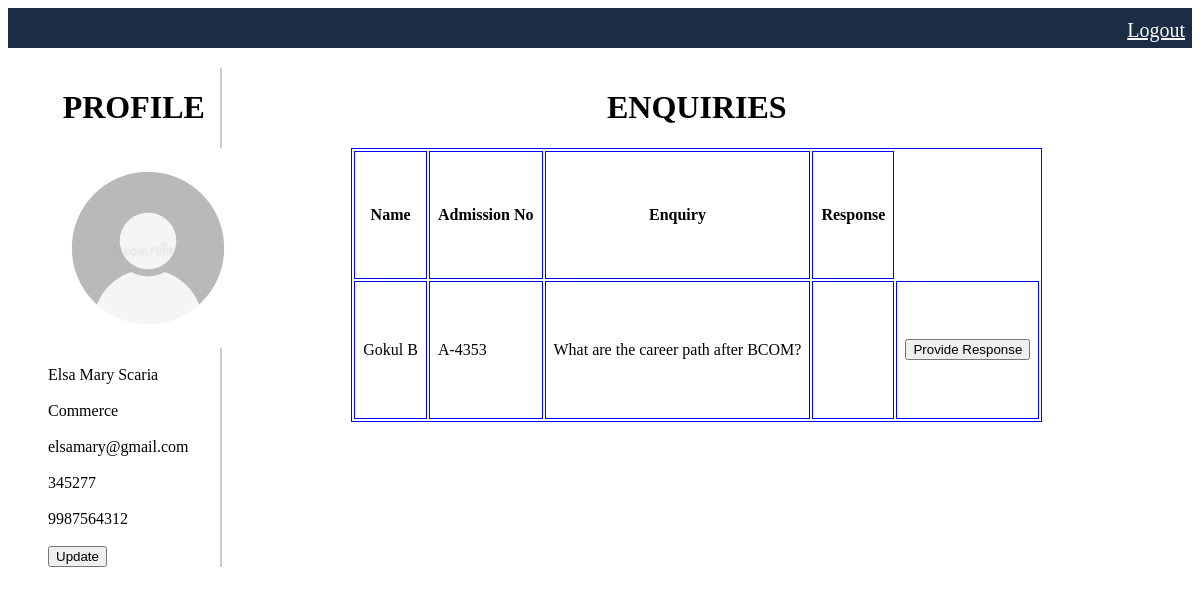
/HOD/departments/BCOM.php (signed in), run on the app's committed database.
### tables this page shows
CREATE TABLE `tbl_hodprofile` (
  `id` int(10) NOT NULL,
  `name` varchar(50) NOT NULL,
  `dept` varchar(50) NOT NULL,
  `tr_id` int(50) NOT NULL,
  `mail` varchar(50) NOT NULL,
  `ph` varchar(10) NOT NULL
);

CREATE TABLE `tbl_bcom` (
  `id` int(10) NOT NULL,
  `name` varchar(50) NOT NULL,
  `adm_no` varchar(10) NOT NULL,
  `enquiry` varchar(100) NOT NULL,
  `answer` varchar(100) NOT NULL
);

### HOD/departments/BCOM.php (the view, shortened to what this page needs)
<html>
<head>
</head>
<body>
    <nav>
    <a href="/miniproject/logout.php">Logout</a>
</nav>
<div class="container">
 <div class="profile-container">
<?php
include "config.php";
$sql="SELECT * FROM tbl_hodprofile WHERE dept='commerce'";
$result=mysqli_query($conn,$sql);
if(mysqli_num_rows($result)>0)
{
    echo "<h1>PROFILE</h1>";
        echo "<img style='width:200px;' src='/miniproject/profile.png'><br><br>";
        while($row=mysqli_fetch_assoc($result)){
            echo $row['name']."<br><br>";
            echo $row['dept']."<br><br>";
            echo $row['mail']."<br><br>";
            echo $row['tr_id']."<br><br>";
            echo $row['ph']."<br><br>";
            echo "<a href='BCOMupdate.php?id=".$row['id']."'><button>Update</button></a></td>";
        }
}
?>
</div>
<div class="table-container">
<?php
include "config.php";
$sql="SELECT * FROM tbl_bcom";
$result=mysqli_query($conn,$sql);
if(mysqli_num_rows($result)>0)
{
    echo "<h1>ENQUIRIES</h1>";
    echo "<table align='center' cellspacing='2' cellpadding='8' height='55%' border='1' bordercolor='blue'";
    echo "<tr>
    <th>Name</th>
    <th>Admission No</th>
    <th>Enquiry</th>
    <th>Response</th></tr>";
        while($row=mysqli_fetch_assoc($result)){
            echo "<tr>";
            echo "<td>".$row['name']."</td>";
            echo "<td>".$row['adm_no']."</td>";
            echo "<td>".$row['enquiry']."</td>";
            echo "<td>".$row['answer']."</td>";
            echo "<td>
            <a href='bcomresponse.php?id=".$row['id']."'><button>Provide Response</button></a></td>";
        echo "</tr>";
        }
        echo "</table>";
}
?>
</div>
</div>
</body>
</html>

### HOD/departments/BCOM.php (style rules this page uses)
nav { background-color: rgb(28, 44, 68); width: 100%; padding: 7px; box-sizing: border-box; text-align:right; top: 0; left: 0; height:40px; }
nav a { color: white; margin-left: 15px; font-size: 20px; line-height: 1.5; }
h1 { text-align:center; }
.container { display: flex; justify-content: space-between; padding: 20px; }
.table-container { flex: 2; }
.profile-container { border-right: 2px solid #ccc; padding-left: 20px; width:15%; }

### data on the page
tbl_hodprofile: name "Elsa Mary Scaria", dept "Commerce", mail "elsamary@gmail.com", tr "345277", ph "9987564312"
tbl_bcom: name "Gokul B", adm_no "A-4353", enquiry "What are the career path after BCOM?"
